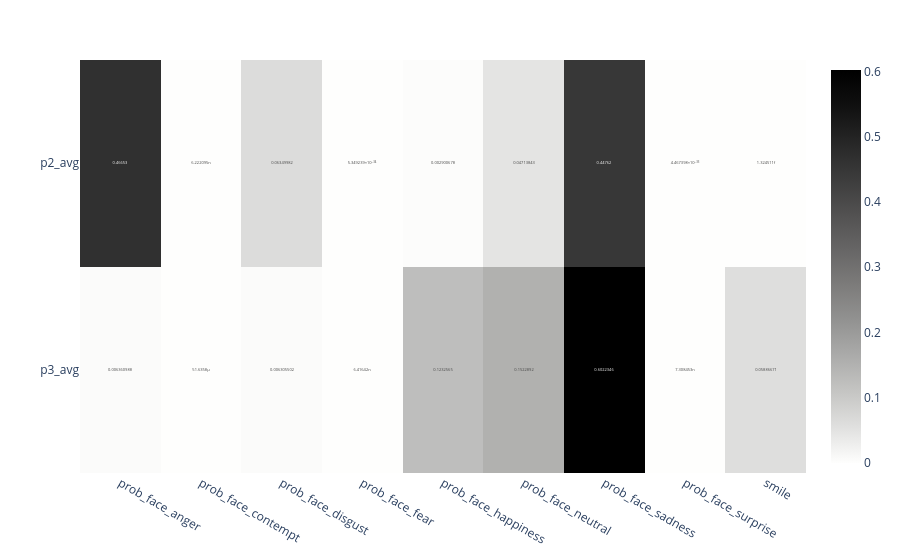

Notebook cell for this chart:
### Code cell
fig_p

### Figure 1 — Plotly figure (JSON) as saved in the notebook; plotly's stock layout.template omitted (floating-point values rounded to 4 significant figures)
{"data": [{"coloraxis": "coloraxis", "hovertemplate": "x: %{x}<br>y: %{y}<br>color: %{z}<extra></extra>", "name": "0", "texttemplate": "%{z}", "type": "heatmap", "x": ["prob_face_anger", "prob_face_contempt", "prob_face_disgust", "prob_face_fear", "prob_face_happiness", "prob_face_neutral", "prob_face_sadness", "prob_face_surprise", "smile"], "xaxis": "x", "y": ["p2_avg", "p3_avg"], "yaxis": "y", "z": [[0.4665, 6.222e-09, 0.0635, 5.349e-34, 0.002901, 0.04714, 0.4476, 4.467e-33, 1.325e-15], [0.006361, 5.164e-05, 0.006306, 6.416e-09, 0.1233, 0.1523, 0.6022, 7.308e-09, 0.05887]]}], "layout": {"coloraxis": {"colorscale": [[0, "rgb(254, 254, 253)"], [0.09091, "rgb(224, 224, 223)"], [0.1818, "rgb(197, 197, 195)"], [0.2727, "rgb(171, 171, 170)"], [0.3636, "rgb(146, 146, 145)"], [0.4545, "rgb(124, 123, 122)"], [0.5455, "rgb(102, 101, 101)"], [0.6364, "rgb(81, 80, 80)"], [0.7273, "rgb(59, 59, 59)"], [0.8182, "rgb(38, 38, 38)"], [0.9091, "rgb(16, 16, 16)"], [1, "rgb(0, 0, 0)"]]}, "margin": {"t": 60}, "xaxis": {"anchor": "y", "domain": [0, 1]}, "yaxis": {"anchor": "x", "autorange": "reversed", "domain": [0, 1]}}}
